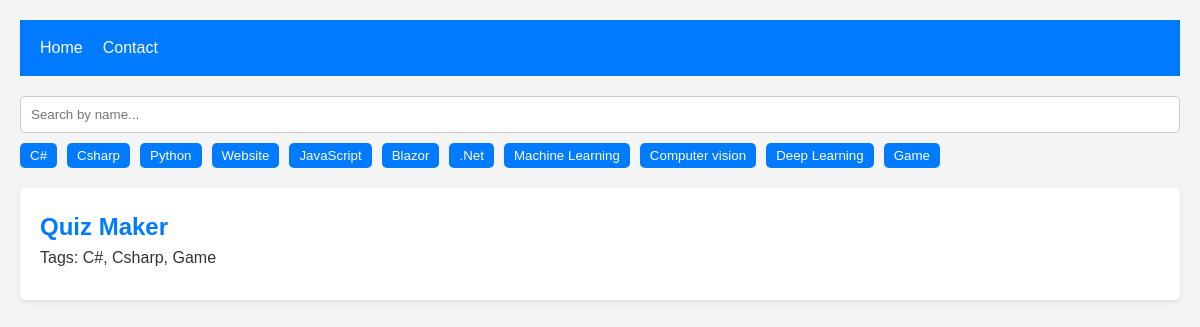
The page / on the database its author committed.
### main/models.py (models this page shows, shortened)
class Tag(models.Model):
    name = models.CharField(max_length=100, unique=True)
    def __str__(self):
        return self.name

class Project(models.Model):
    title = models.CharField(max_length=200)
    description = models.TextField()
    tags = models.ManyToManyField(Tag, related_name="projects")
    link = models.URLField(max_length=200, blank=True)

### main/views.py (the view)
# urls.py: path("", views.home, name="home"),
def home(request):
    projects = Project.objects.all()
    tags = Tag.objects.all()
    return render(request, "home.html", {"projects": projects, "tags": tags})

### main/templates/home.html (shortened to what this page needs)
{% extends 'base.html' %}
{% load static%}
{% block extrahead %}
<link rel="stylesheet" type="text/css" href="{% static 'css/home.css' %}">
{% endblock extrahead %}
{% block content %}
    <div class="filters">
        <input type="text" id="name-search" placeholder="Search by name..."/>
        <div class="tags-list">
            {% for tag in tags %}
                <button class="tag" data-tag="{{tag.name | lower}}">{{tag.name}}</button>
            {% endfor %}
        </div>
    </div>
    <div class="projects-list">
        {% for project in projects %}
            <div class="project" data-name="{{ project.title|lower }}" data-tags="{{ project.tags.all|join:', '|lower }}">
            <h2><a href="{% url 'project' project.id %}">{{project.title}}</a></h2>
            <p>Tags: {{project.tags.all|join:', '}}</p>
            </div>
        {% endfor %}
    </div>
{% endblock content %}

### main/templates/base.html (shortened to what this page needs)
{% load static %}
<!DOCTYPE html>
<html lang="en">
<head>
    <link rel="stylesheet" type="text/css" href="{% static 'css/base.css' %}">
    {% block extrahead %}
    {% endblock extrahead %}
</head>
<body>
    <header>
        <ul class="nav-menu">
            <li><a href="/home">Home</a></li>
            <li><a href="/contact">Contact</a></li>
        </ul>
    </header>
    <main>
        {% block content %}
        {% endblock content %}
    </main>
</body>
</html>

### main/static/css/base.css (style rules this page uses)
* { box-sizing: border-box; margin: 0; padding: 0; font-family: "Arial", sans-serif; }
body { font-family: "Segoe UI", Tahoma, Geneva, Verdana, sans-serif; line-height: 1.6; color: #333; background-color: #f4f4f4; padding: 20px; }
a { color: #007bff; text-decoration: none; }
header { background-color: #007bff; color: white; padding: 10px 20px; }
.nav-menu { list-style: none; display: flex; justify-content: flex-start; gap: 20px; }
.nav-menu li { padding: 5px 0; }
.nav-menu a { color: white; transition: color 0.3s ease; }
main { margin-top: 20px; }

### main/static/css/home.css (style rules this page uses)
.filters { margin-bottom: 20px; }
#name-search { padding: 10px; margin-bottom: 10px; width: 100%; border: 1px solid #ccc; border-radius: 5px; }
.tags-list { display: flex; flex-wrap: wrap; gap: 10px; }
.tag { background-color: #007bff; color: white; border: none; padding: 5px 10px; border-radius: 5px; cursor: pointer; transition: background-color 0.3s; }
.projects-list { margin-top: 20px; }
.project { background-color: white; padding: 20px; margin-bottom: 20px; border-radius: 5px; box-shadow: 0 2px 5px rgba(0, 0, 0, 0.1); }
.project h2 { margin-top: 0; }
.project p { margin-bottom: 10px; line-height: 1.5; }

### rows shown on the page
Tag: name "C#"
Tag: name "Csharp"
Tag: name "Python"
Tag: name "Website"
Tag: name "JavaScript"
Tag: name "Blazor"
Tag: name ".Net"
Tag: name "Machine Learning"
Tag: name "Computer vision"
Tag: name "Deep Learning"
Tag: name "Game"
Project: title "Quiz Maker", tags.all "C#, Csharp, Game"
